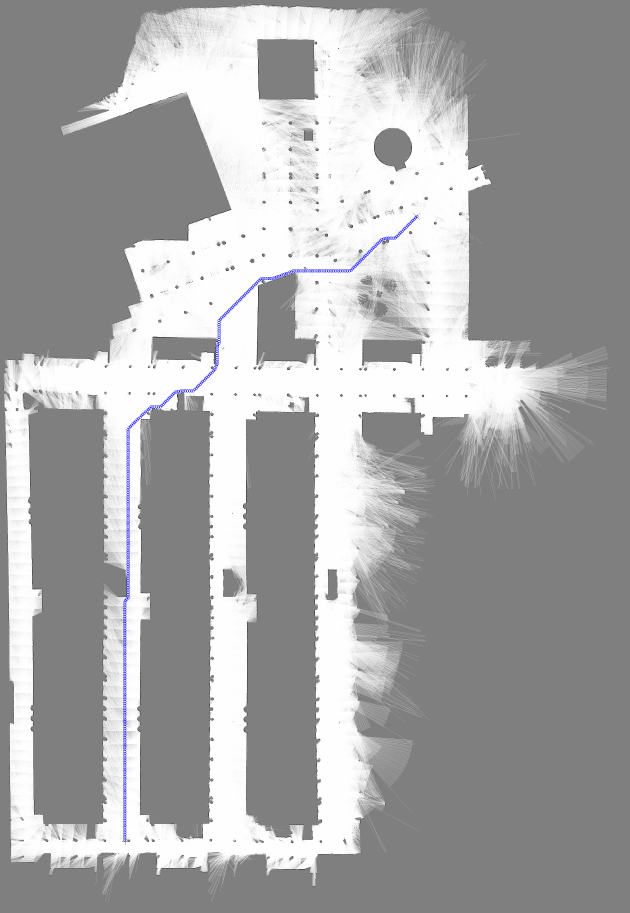
#> input picture pyQuadTreeGrid/src/Circular_path_planning.png, 1888 x 2738 px (shown at 1/3 size)
$ python pyQtreeMain.py   (Python 2 division)   (older library calls are emulated)
#> lines starting #> are read from the running program, lines starting #| are printed output that depends on the picture
### pyQuadTreeGrid/src/pyQTree.py
'''
Created on 27/02/2015

@author: Francisco Dominguez
'''
from PIL import Image,ImageDraw
class Point(object):
    def __init__(self,x,y):
        self.x=x
        self.y=y
class Rectangle:
    # [6 lines left out: function __init__, not called in this run]
    def asTuple(self):
        return (self.x,self.y,self.x+self.w-1,self.y+self.h-1)
    def getCenter(self):
        return Point(self.x+self.w/2,self.y+self.h/2)
class pyQTree:
    '''
    Easy Quadtree implementation
    '''
    MAX_LEVEL=10
    def __init__(self,level=MAX_LEVEL):
        self.full=False
        self.level=level
        self.nodes=[None,None,None,None]
        self.father=None
    def allNodesFull(self):
        for n in self.nodes:
            if n==None:
                return False
            elif not n.full:
                return False
        return True
    def cleanNodes(self):
        self.nodes=[None,None,None,None]
    # [25 lines left out: functions splitRectangle, getRectangles, not called in this run]
    def containRectangle(self,r):
        pass
    # [9 lines left out: function containPoint, not called in this run]
    def getPosNodeAtThisLevel(self,p):
        lsb=p.x>>self.level-1 & 1
        msb=p.y>>self.level-1 & 1
        return (msb<<1)+lsb
    def insert(self,p):
        if self.full:
            return
        if self.level==0:
            #TODO: Reached a leaf we should insert data p in this node
            self.full=True
        else:
            nPos=self.getPosNodeAtThisLevel(p)
            if self.nodes[nPos]==None:
                self.nodes[nPos]=pyQTree(self.level-1)
            self.nodes[nPos].insert(p)
            if self.allNodesFull():
                self.full=True
                #TODO: Before cleaning we should summary the data
                self.cleanNodes()
    # [10 lines left out: function __str__, not called in this run]


### pyQuadTreeGrid/src/pyQtreeMain.py
'''
Created on 12/07/2015

@author: Francisco Dominguez
'''
from pyQTree import *

def getColor(i):
    if i==0:
        return (0,0,0)
    if i==1:
        return (128,0,0)
    if i==2:
        return (128,0,128)
    if i==3:
        return (128,128,0)
    if i==4:
        return (0,128,128)
    if i==2:
        return (128,128,128)
    if i==5:
        return (255,0,128)
    if i==6:
        return (128,0,255)
    if i==7:
        return (128,255,128)

if __name__ == '__main__':
    qt=pyQTree()
    np=1<<pyQTree.MAX_LEVEL
    imm=Image.open("Circular_path_planning.png")
#> imm is the input picture: PIL image 1888x2738 RGB; mean R, G, B 166.8, 166.8, 167.4
    imm.thumbnail((np,np), Image.ANTIALIAS)
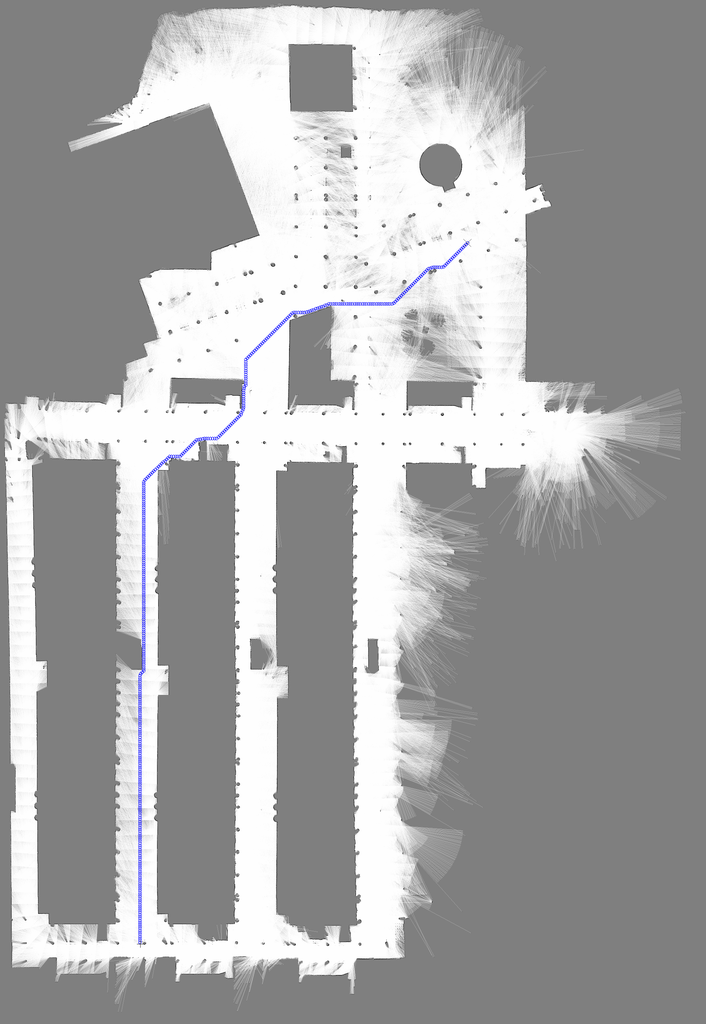
#> imm: PIL image 706x1024 RGB; mean R, G, B 166.8, 166.8, 167.3
    imm.show()
    (sx,sy)=imm.size
#> sx = 706; sy = 1024
    for i in range(sx):
        #print "x=%d" % i
        for j in range(sy):
            if imm.getpixel((i,j))[1]<129:
#> (the run stopped early here; a loop or call above may not have finished)
